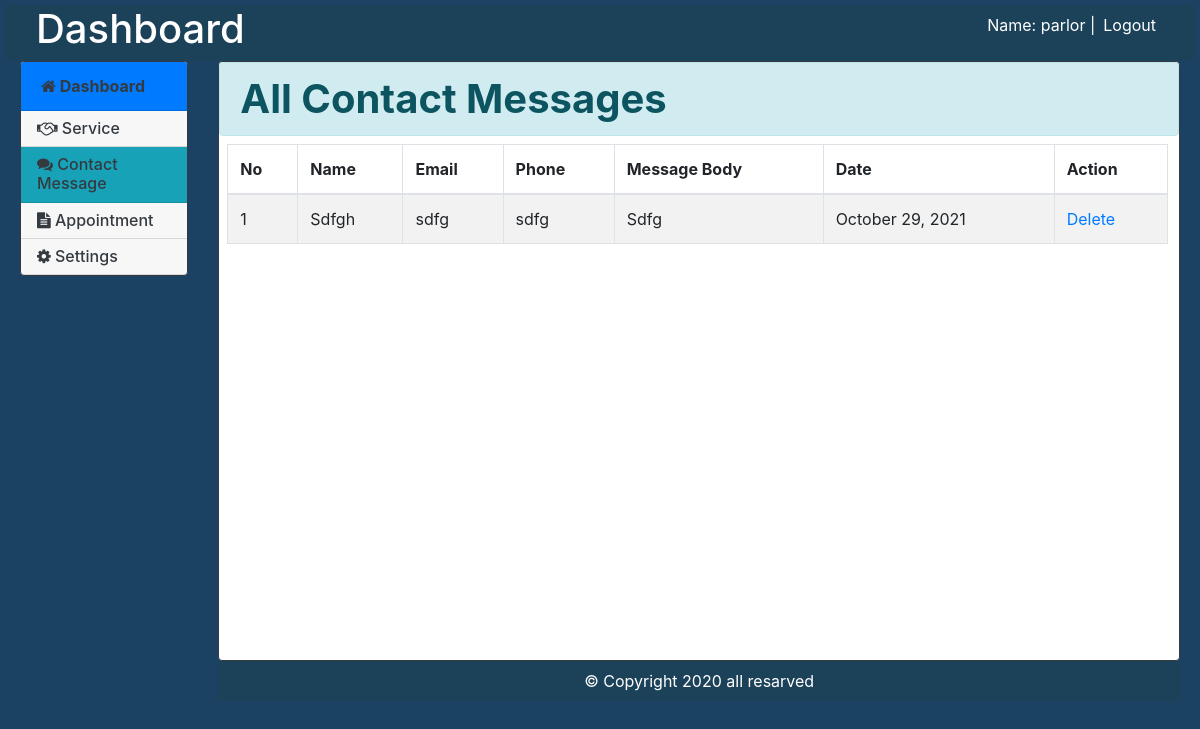
The page /Admin/contactmessage.php (signed in) on the database its author committed.
### tables this page shows
CREATE TABLE `contactmessage` (
  `id` int(11) NOT NULL,
  `name` varchar(255) NOT NULL,
  `email` varchar(255) DEFAULT NULL,
  `phone` varchar(255) DEFAULT NULL,
  `messagebody` longtext DEFAULT NULL,
  `status` tinyint(4) NOT NULL DEFAULT 0,
  `created_at` timestamp NOT NULL DEFAULT current_timestamp()
);

### lib/database.php (called while the page is built, shortened)
<?php
class Database
{
  public $host   = DB_HOST;
  public $user   = DB_USER;
  public $pass   = DB_PASS;
  public $dbname = DB_NAME;
  public $link;
  private function connectDB()
  {
    $this->link = new mysqli(
      $this->host,
      $this->user,
      $this->pass,
      $this->dbname
    );
  }
  public function select($query)
  {
    $result = $this->link->query($query) or
      die($this->link->error . __LINE__);
    if ($result->num_rows > 0) {
      return $result;
    } else {
      return false;
    }
  }
}

### classes/contactMessage.php (called while the page is built, shortened)
<?php
$filepath = realpath(dirname(__FILE__));
include_once($filepath . '/../lib/database.php');
?>
<?php
class ContactMessage
{
    private $db;
    public function __construct()
    {
        $this->db = new Database();
    }
    public function showMessage()
    {
        $query = "SELECT * FROM contactmessage order by id DESC";
        $result = $this->db->select($query);
        return $result;
    }
}
?>

### Admin/contactmessage.php (the view, shortened to what this page needs)
<?php include "inc/header.php"; ?>
<?php include 'inc/left-sidebar.php'; ?>
<?php include '../classes/contactMessage.php'; ?>
<div class="col-sm-10">
    <div class="card border-dark mh-600">
        <h1 class="mb-0 alert alert-info"><strong>All Contact Messages</strong></h1>
        <div class="d-flex">
            <table class="m-2 table table-hover table-bordered table-striped w-98">
                <thead class='w-100'>
                    <tr class='w-100'>
                        <th>No</th>
                        <th>Name</th>
                        <th>Email</th>
                        <th>Phone</th>
                        <th>Message Body</th>
                        <th>Date</th>
                        <th>Action</th>
                    </tr>
                </thead>
                <tbody>
                    <?php
                    $sowcat = new ContactMessage();
                    $getcat = $sowcat->showMessage();
                    $i = 0;
                    if ($getcat) {
                        while ($result = $getcat->fetch_assoc()) {
                            $i++;
                    ?>
                            <tr>
                                <td><?= $i ?></td>
                                <td><?= ucwords($result['name']); ?></td>
                                <td><?= $result['email']; ?></td>
                                <td><?= $result['phone']; ?></td>
                                <td><?= ucwords($result['messagebody']); ?></td>
                                <td><?= date('F j, Y', strtotime($result['created_at'])); ?></td>
                                <td>
                                    <span>
                                        <a onclick="return confirm('Are You Sure To Delete')" href="?delid=<?= base64_encode($result['id']); ?>">Delete</a>
                                    </span>
                                </td>
                            </tr>
                    <?php }
                    } ?>
                </tbody>
            </table>
        </div>
    </div>
    <?php include 'inc/footer.php'; ?>

### Admin/assets/css/style.css (style rules this page uses)
.dashboard-body { background: #1C4263 ; margin: 5px; }
.mh-600 { min-height: 600px; }
.w-98 { width: 98%; }

### rows shown on the page
contactmessage: name "Sdfgh", email "sdfg", phone "sdfg", messagebody "Sdfg", created_at "October 29, 2021"

### other values the page prints
session::get('username') "parlor"
